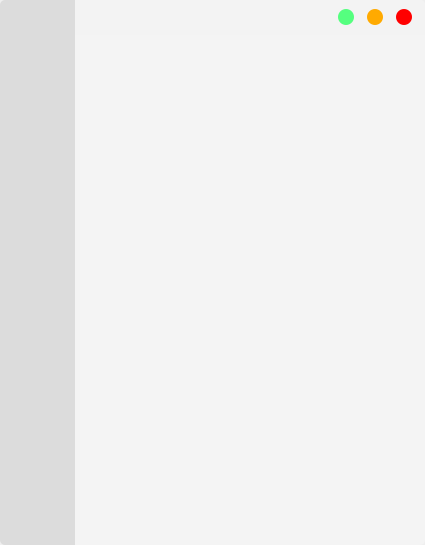
<?xml version="1.0" encoding="UTF-8"?>
<ui version="4.0">
 <class>MainWindow</class>
 <widget class="QMainWindow" name="MainWindow">
  <property name="geometry">
   <rect>
    <x>0</x>
    <y>0</y>
    <width>425</width>
    <height>545</height>
   </rect>
  </property>
  <property name="minimumSize">
   <size>
    <width>0</width>
    <height>0</height>
   </size>
  </property>
  <property name="windowTitle">
   <string>MainWindow</string>
  </property>
  <property name="styleSheet">
   <string notr="true"/>
  </property>
  <widget class="QWidget" name="centralwidget">
   <property name="styleSheet">
    <string notr="true"/>
   </property>
   <layout class="QHBoxLayout" name="horizontalLayout">
    <property name="spacing">
     <number>0</number>
    </property>
    <property name="leftMargin">
     <number>0</number>
    </property>
    <property name="topMargin">
     <number>0</number>
    </property>
    <property name="rightMargin">
     <number>0</number>
    </property>
    <property name="bottomMargin">
     <number>0</number>
    </property>
    <item>
     <widget class="QFrame" name="frame_2">
      <property name="minimumSize">
       <size>
        <width>75</width>
        <height>0</height>
       </size>
      </property>
      <property name="maximumSize">
       <size>
        <width>75</width>
        <height>16777215</height>
       </size>
      </property>
      <property name="styleSheet">
       <string notr="true">QFrame{
	background-color: rgb(220, 220, 220);
	border-radius:5px;
	border-top-right-radius:0px;
	border-bottom-right-radius:0px;
}</string>
      </property>
      <property name="frameShape">
       <enum>QFrame::NoFrame</enum>
      </property>
      <property name="frameShadow">
       <enum>QFrame::Plain</enum>
      </property>
     </widget>
    </item>
    <item>
     <widget class="QFrame" name="frame">
      <property name="frameShape">
       <enum>QFrame::NoFrame</enum>
      </property>
      <property name="frameShadow">
       <enum>QFrame::Plain</enum>
      </property>
      <layout class="QVBoxLayout" name="verticalLayout">
       <property name="spacing">
        <number>0</number>
       </property>
       <property name="leftMargin">
        <number>0</number>
       </property>
       <property name="topMargin">
        <number>0</number>
       </property>
       <property name="rightMargin">
        <number>0</number>
       </property>
       <property name="bottomMargin">
        <number>0</number>
       </property>
       <item>
        <widget class="TitleBar" name="titleBar">
         <property name="sizePolicy">
          <sizepolicy hsizetype="Preferred" vsizetype="Fixed">
           <horstretch>0</horstretch>
           <verstretch>0</verstretch>
          </sizepolicy>
         </property>
         <property name="minimumSize">
          <size>
           <width>0</width>
           <height>35</height>
          </size>
         </property>
         <property name="styleSheet">
          <string notr="true">QFrame{
	background-color: rgb(243, 243, 243);
	border-radius:5px;
	border-top-left-radius:0px;
	border-bottom-right-radius:0px;
	border-bottom-left-radius:0px;
}</string>
         </property>
         <property name="frameShape">
          <enum>QFrame::NoFrame</enum>
         </property>
         <property name="frameShadow">
          <enum>QFrame::Plain</enum>
         </property>
         <layout class="QHBoxLayout" name="horizontalLayout_2">
          <property name="spacing">
           <number>0</number>
          </property>
          <property name="leftMargin">
           <number>0</number>
          </property>
          <property name="topMargin">
           <number>0</number>
          </property>
          <property name="rightMargin">
           <number>0</number>
          </property>
          <property name="bottomMargin">
           <number>0</number>
          </property>
          <item>
           <spacer name="horizontalSpacer">
            <property name="orientation">
             <enum>Qt::Horizontal</enum>
            </property>
            <property name="sizeHint" stdset="0">
             <size>
              <width>247</width>
              <height>20</height>
             </size>
            </property>
           </spacer>
          </item>
          <item>
           <widget class="QFrame" name="frame_top">
            <property name="maximumSize">
             <size>
              <width>100</width>
              <height>16777215</height>
             </size>
            </property>
            <property name="frameShape">
             <enum>QFrame::NoFrame</enum>
            </property>
            <property name="frameShadow">
             <enum>QFrame::Plain</enum>
            </property>
            <property name="lineWidth">
             <number>0</number>
            </property>
            <layout class="QHBoxLayout" name="horizontalLayout_5">
             <property name="spacing">
              <number>9</number>
             </property>
             <property name="leftMargin">
              <number>9</number>
             </property>
             <property name="topMargin">
              <number>0</number>
             </property>
             <property name="rightMargin">
              <number>9</number>
             </property>
             <property name="bottomMargin">
              <number>0</number>
             </property>
             <item>
              <widget class="QPushButton" name="Title_Minimul">
               <property name="sizePolicy">
                <sizepolicy hsizetype="Expanding" vsizetype="Expanding">
                 <horstretch>0</horstretch>
                 <verstretch>0</verstretch>
                </sizepolicy>
               </property>
               <property name="maximumSize">
                <size>
                 <width>16</width>
                 <height>16</height>
                </size>
               </property>
               <property name="styleSheet">
                <string notr="true">QPushButton{
	border: none;
	border-radius: 8px;
	background-color:rgb(85,255,127);
}
QPushButton:hover{
	background-color:rgba(85,255,127,150);
}</string>
               </property>
               <property name="text">
                <string/>
               </property>
              </widget>
             </item>
             <item>
              <widget class="QPushButton" name="Title_Maximal">
               <property name="sizePolicy">
                <sizepolicy hsizetype="Expanding" vsizetype="Expanding">
                 <horstretch>0</horstretch>
                 <verstretch>0</verstretch>
                </sizepolicy>
               </property>
               <property name="maximumSize">
                <size>
                 <width>16</width>
                 <height>16</height>
                </size>
               </property>
               <property name="styleSheet">
                <string notr="true">QPushButton{
	border: none;
	border-radius: 8px;
	background-color:rgb(255,170,0);
}
QPushButton:hover
{
	background-color:rgba(255,170,0,150);
}</string>
               </property>
               <property name="text">
                <string/>
               </property>
              </widget>
             </item>
             <item>
              <widget class="QPushButton" name="Title_Close">
               <property name="sizePolicy">
                <sizepolicy hsizetype="Expanding" vsizetype="Expanding">
                 <horstretch>0</horstretch>
                 <verstretch>0</verstretch>
                </sizepolicy>
               </property>
               <property name="maximumSize">
                <size>
                 <width>16</width>
                 <height>16</height>
                </size>
               </property>
               <property name="styleSheet">
                <string notr="true">QPushButton{
	border: none;
	border-radius: 8px;
	background-color:rgb(255,0,0);
}
QPushButton:hover
{
	background-color:rgba(255,0,0,150);
}</string>
               </property>
               <property name="text">
                <string/>
               </property>
              </widget>
             </item>
            </layout>
           </widget>
          </item>
         </layout>
        </widget>
       </item>
       <item>
        <widget class="QStackedWidget" name="stackedWidget">
         <property name="minimumSize">
          <size>
           <width>350</width>
           <height>440</height>
          </size>
         </property>
         <property name="maximumSize">
          <size>
           <width>350</width>
           <height>440</height>
          </size>
         </property>
         <property name="styleSheet">
          <string notr="true">background-color: rgb(244, 244, 244);</string>
         </property>
         <property name="lineWidth">
          <number>0</number>
         </property>
         <property name="currentIndex">
          <number>1</number>
         </property>
         <widget class="QWidget" name="page">
          <property name="styleSheet">
           <string notr="true">background-color: rgb(244, 244, 244);</string>
          </property>
          <layout class="QVBoxLayout" name="verticalLayout_2"/>
         </widget>
         <widget class="QWidget" name="page_2"/>
        </widget>
       </item>
       <item>
        <widget class="QFrame" name="frame_4">
         <property name="styleSheet">
          <string notr="true">QFrame{
	background-color: rgb(244, 244, 244);
	border-radius:5px;
	border-top-left-radius:0px;
	border-top-right-radius:0px;
	border-bottom-left-radius:0px;
}</string>
         </property>
         <property name="frameShape">
          <enum>QFrame::NoFrame</enum>
         </property>
         <property name="frameShadow">
          <enum>QFrame::Plain</enum>
         </property>
         <property name="lineWidth">
          <number>0</number>
         </property>
        </widget>
       </item>
      </layout>
     </widget>
    </item>
   </layout>
  </widget>
 </widget>
 <customwidgets>
  <customwidget>
   <class>TitleBar</class>
   <extends>QFrame</extends>
   <header>TimerPage/Titlebar.h</header>
   <container>1</container>
  </customwidget>
 </customwidgets>
 <resources>
  <include location="../../assets/files.qrc"/>
 </resources>
 <connections/>
</ui>
